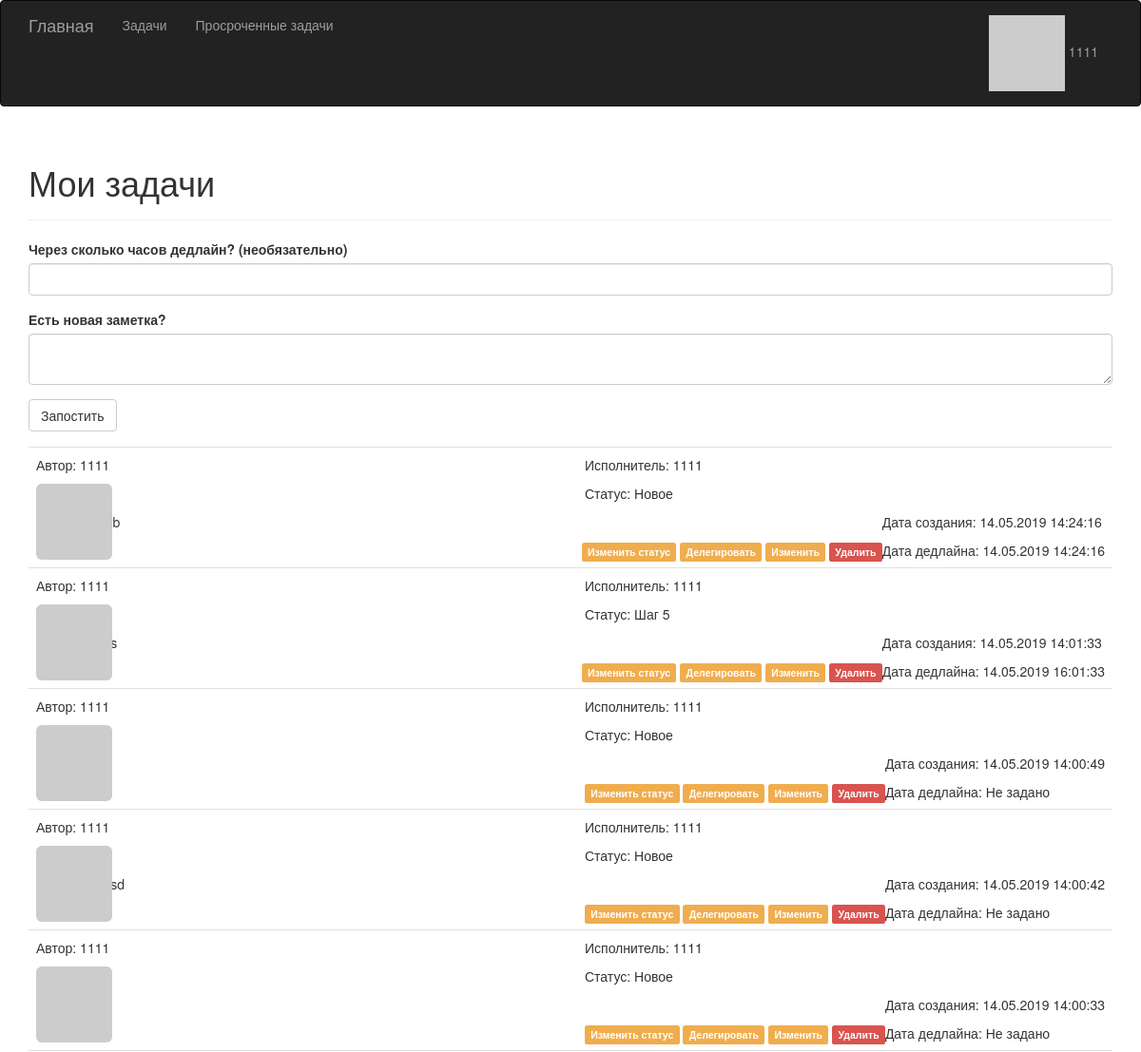
Screenshot of /add-task (signed in) with the database file from the repository.
### main.py (models this page shows, shortened)
class User(UserMixin, db.Model):
    __tablename__ = 'users'
    id = db.Column(db.Integer, primary_key=True)
    username = db.Column(db.String(64), unique=True, index=True)
    password_hash = db.Column(db.String(128))
    posts = db.relationship('Post', backref='author', lazy='dynamic')
    about = db.Column(db.Text)
    @property
    def password(self):
        raise AttributeError('пароль прочесть нельзя.')
    def gravatar(self, size=100, default='identicon', rating='g'):
        url = 'https://secure.gravatar.com/avatar'
        email = '{}@bookmarks.ru'.format(self.username.lower()).encode('utf-8')
        email_hash = hashlib.md5(email).hexdigest()
        return '{url}/{hash}?s={size}&d={default}&r={rating}'.format(
            url=url, hash=email_hash, size=size, default=default, rating=rating)

class Post(db.Model):
    __tablename__ = 'posts'
    id = db.Column(db.Integer, primary_key=True)
    body = db.Column(db.Text)
    author_name = db.Column(db.Text)
    exec_name = db.Column(db.Text)
    date_offset = db.Column(db.Integer)
    timestamp = db.Column(db.DateTime, index=True, default=datetime.utcnow)
    date_end = db.Column(db.DateTime)
    author_id = db.Column(db.Integer, db.ForeignKey('users.id'))
    exec_id = db.Column(db.Integer)
    status = db.Column(db.Integer)
    finish = db.Column(db.Integer)

### main.py (the view, shortened to what this page needs)
@app.route('/add-task', methods=['GET', 'POST'])
@login_required
def posts():
    form = PostForm()
    user_posts = Post.query.filter_by(author_id=current_user.get_id()).order_by(Post.timestamp.desc()).all()
    user_posts_exec = Post.query.filter_by(exec_id=current_user.get_id()).order_by(Post.timestamp.desc()).all()
    return render_template('posts.html', form=form, posts=user_posts, posts_exec=user_posts_exec)

### main.py
class PostForm(FlaskForm):
    date_offset = StringField("Через сколько часов дедлайн? (необязательно)", validators=[])
    body = TextAreaField("Есть новая заметка?", validators=[DataRequired()])
    submit = SubmitField('Запостить')

### main.py (called while the page is built)
@app.context_processor
def inject_app_name():
    return dict(app_name="Заметки")

@login_manager.user_loader
def load_user(user_id):
    return User.query.get(int(user_id))

### templates/posts.html (shortened to what this page needs)
{% extends "base.html" %}
{% import "bootstrap/wtf.html" as wtf %}
{% block page_content %}
<div class="page-header">
    <h1>Мои задачи</h1>
</div>
<form class="form" method="post" role="form">
    {{ wtf.form_field(form.date_offset) }}
    {{ wtf.form_field(form.body) }}
    {{ wtf.form_field(form.submit) }}
</form>
{% include "_posts.html" %}
{% endblock %}

### templates/base.html (shortened to what this page needs)
{% extends "bootstrap/base.html" %}
{% block head %}
{{ super() }}
<link rel="stylesheet" type="text/css" href="{{ url_for('static', filename='style.css') }}">
{% endblock %}
{% block navbar %}
<div class="navbar navbar-inverse" role="navigation">
   <div class="container">
      <div class="navbar-header">
         <a class="navbar-brand" href="/">Главная</a>
      </div>
      <div class="navbar-collapse collapse">
        <ul class="nav navbar-nav">
            <li><a href="{{ url_for('posts') }}">Задачи</a></li>
            <li><a href="{{ url_for('pross') }}">Просроченные задачи</a></li>
        </ul>
        <ul class="nav navbar-nav navbar-right">
            {% if current_user.is_authenticated %}
            <li class="dropdown">
                <a href="#" class="dropdown-toggle" data-toggle="dropdown">
                    <img src="{{ current_user.gravatar(size=18) }}" />
                    {{ current_user.username }}
                </a>
            </li>
            {% else %}
            <li><a href="{{ url_for('login') }}">Войти</a></li>
            {% endif %}
        </ul>
      </div>
   </div>
</div>
{% endblock %}
{% block content %}
<div class="container">
    {% block page_content %}{% endblock %}
</div>
{% endblock %}

### templates/post.html
<li class="post">
   <div class="row">
       <div class="col-md-6">
           <p>Автор: {{ post.author.username }}</p>
          <div class="profile-thumbnail">
            <img class="img-rounded profile-thumbnail" src="{{ post.author.gravatar(size=40) }}">
          </div>
       </div>
       <div class="col-md-6">
           <p>Исполнитель: {{ post.exec_name }}</p>
           <p>Статус: {% if post.finish %}Завершено{% elif post.status == 0 %}Новое{% else %}Шаг {{ post.status }}{% endif %}</p>
       </div>
   </div>
  <div class="post-content">
      <div class="post-date">
          <p>Дата создания: {{ post.timestamp.strftime('%d.%m.%Y %H:%M:%S') }}</p>
          <p>Дата дедлайна: {% if post.date_end %}{{ post.date_end.strftime('%d.%m.%Y %H:%M:%S') }}{% else %}Не задано{% endif %}</p>
      </div>
      <div class="post-body">{{ post.body|safe }}</div>
      <div class="post-footer">
          {% if current_user.is_authenticated
              and request.url_rule.endpoint != 'index' %}
            <a href="{{ url_for('change_status_post', post_id=post.id) }}">
                <span class="label label-warning">Изменить статус</span>
            </a>
            <a href="{{ url_for('delegate_post', post_id=post.id) }}">
                <span class="label label-warning">Делегировать</span>
            </a>
            <a href="{{ url_for('edit_post', post_id=post.id) }}">
                <span class="label label-warning">Изменить</span>
            </a>
            <a href="{{ url_for('delete_post', post_id=post.id) }}">
                <span class="label label-danger">Удалить</span>
            </a>
        {% endif %}
      </div>
  </div>
</li>

### static/style.css (style rules this page uses)
.profile-thumbnail { position: absolute; }
ul.posts li.post { padding: 8px; border-bottom: 1px solid #e0e0e0; }
div.post-date { float: right; }
div.post-content { margin-left: 48px; min-height: 48px; }
div.post-footer { text-align: right; }
div.post-footer a:hover, div.post-footer a:visited, div.post-footer a:link, div.post-footer a:active { text-decoration: none; }

### rows the page displays
User: username "1111"
Post: author.username "1111", exec_name "1111", finish "Новое", timestamp "14.05.2019 14:24:16", date_end "14.05.2019 14:24:16"
Post: author.username "1111", exec_name "1111", status "5", timestamp "14.05.2019 14:01:33", date_end "14.05.2019 16:01:33"
Post: author.username "1111", exec_name "1111", finish "Новое", timestamp "14.05.2019 14:00:49", shows "Не задано"
Post: author.username "1111", exec_name "1111", finish "Новое", timestamp "14.05.2019 14:00:42", shows "Не задано"
Post: author.username "1111", exec_name "1111", finish "Новое", timestamp "14.05.2019 14:00:33", shows "Не задано"
